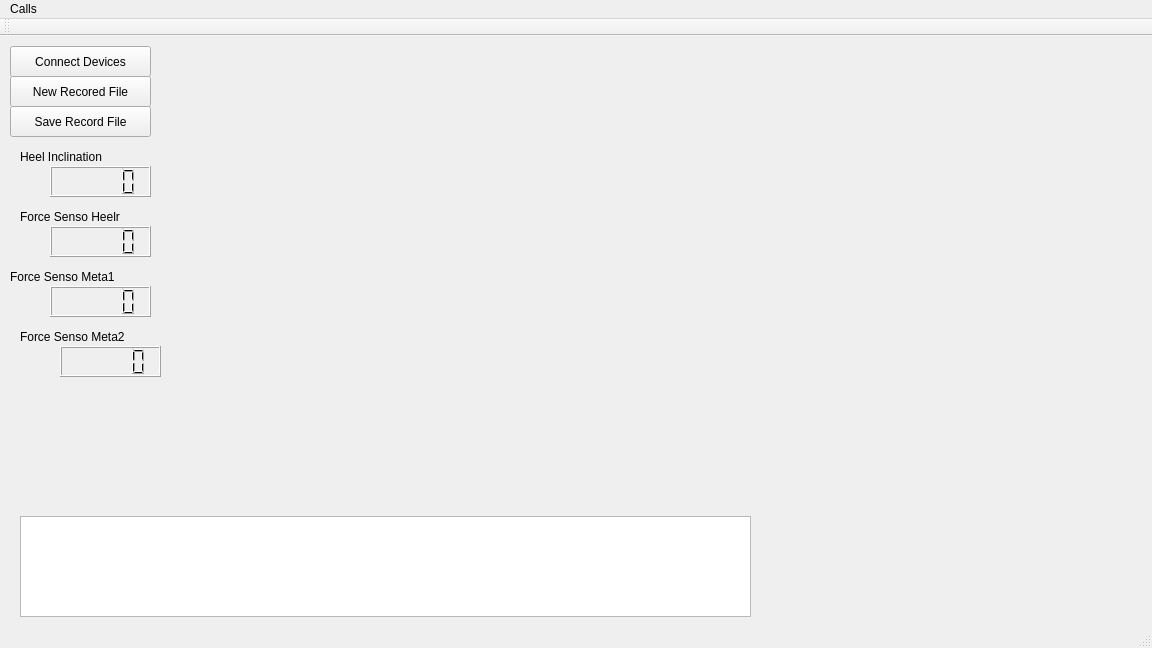
<?xml version="1.0" encoding="UTF-8"?>
<ui version="4.0">
 <class>MainWindow</class>
 <widget class="QMainWindow" name="MainWindow">
  <property name="geometry">
   <rect>
    <x>0</x>
    <y>0</y>
    <width>1152</width>
    <height>648</height>
   </rect>
  </property>
  <property name="windowTitle">
   <string>MainWindow</string>
  </property>
  <widget class="QWidget" name="centralWidget">
   <widget class="QPushButton" name="pushButton_ConnectDevice">
    <property name="geometry">
     <rect>
      <x>10</x>
      <y>10</y>
      <width>141</width>
      <height>31</height>
     </rect>
    </property>
    <property name="text">
     <string>Connect Devices</string>
    </property>
   </widget>
   <widget class="QTextBrowser" name="textBrowser_status">
    <property name="geometry">
     <rect>
      <x>20</x>
      <y>480</y>
      <width>731</width>
      <height>101</height>
     </rect>
    </property>
   </widget>
   <widget class="QLCDNumber" name="lcdNumber_heelAngle">
    <property name="geometry">
     <rect>
      <x>50</x>
      <y>130</y>
      <width>101</width>
      <height>31</height>
     </rect>
    </property>
   </widget>
   <widget class="QPushButton" name="pushButton_save_file">
    <property name="geometry">
     <rect>
      <x>10</x>
      <y>70</y>
      <width>141</width>
      <height>31</height>
     </rect>
    </property>
    <property name="text">
     <string>Save Record File</string>
    </property>
   </widget>
   <widget class="QPushButton" name="pushButton_newFile">
    <property name="geometry">
     <rect>
      <x>10</x>
      <y>40</y>
      <width>141</width>
      <height>31</height>
     </rect>
    </property>
    <property name="text">
     <string>New Recored File</string>
    </property>
   </widget>
   <widget class="QLabel" name="label_heel">
    <property name="geometry">
     <rect>
      <x>20</x>
      <y>110</y>
      <width>121</width>
      <height>21</height>
     </rect>
    </property>
    <property name="text">
     <string>Heel Inclination</string>
    </property>
   </widget>
   <widget class="QLabel" name="label_force_heel">
    <property name="geometry">
     <rect>
      <x>20</x>
      <y>170</y>
      <width>121</width>
      <height>21</height>
     </rect>
    </property>
    <property name="text">
     <string>Force Senso Heelr</string>
    </property>
   </widget>
   <widget class="QLCDNumber" name="lcdNumber_force_heel">
    <property name="geometry">
     <rect>
      <x>50</x>
      <y>190</y>
      <width>101</width>
      <height>31</height>
     </rect>
    </property>
   </widget>
   <widget class="QLabel" name="label_force_heel_2">
    <property name="geometry">
     <rect>
      <x>10</x>
      <y>230</y>
      <width>141</width>
      <height>21</height>
     </rect>
    </property>
    <property name="text">
     <string>Force Senso Meta1</string>
    </property>
   </widget>
   <widget class="QLabel" name="label_force_heel_3">
    <property name="geometry">
     <rect>
      <x>20</x>
      <y>290</y>
      <width>141</width>
      <height>21</height>
     </rect>
    </property>
    <property name="text">
     <string>Force Senso Meta2</string>
    </property>
   </widget>
   <widget class="QLCDNumber" name="lcdNumber_force_heel_2">
    <property name="geometry">
     <rect>
      <x>50</x>
      <y>250</y>
      <width>101</width>
      <height>31</height>
     </rect>
    </property>
   </widget>
   <widget class="QLCDNumber" name="lcdNumber_force_heel_3">
    <property name="geometry">
     <rect>
      <x>60</x>
      <y>310</y>
      <width>101</width>
      <height>31</height>
     </rect>
    </property>
   </widget>
  </widget>
  <widget class="QMenuBar" name="menuBar">
   <property name="geometry">
    <rect>
     <x>0</x>
     <y>0</y>
     <width>1152</width>
     <height>23</height>
    </rect>
   </property>
   <widget class="QMenu" name="menuCalls">
    <property name="title">
     <string>Calls</string>
    </property>
    <addaction name="actionConnect"/>
    <addaction name="actionDisconnect"/>
    <addaction name="separator"/>
    <addaction name="actionExit"/>
   </widget>
   <addaction name="menuCalls"/>
  </widget>
  <widget class="QToolBar" name="mainToolBar">
   <attribute name="toolBarArea">
    <enum>TopToolBarArea</enum>
   </attribute>
   <attribute name="toolBarBreak">
    <bool>false</bool>
   </attribute>
  </widget>
  <widget class="QStatusBar" name="statusBar"/>
  <action name="actionConnect">
   <property name="text">
    <string>Connect</string>
   </property>
  </action>
  <action name="actionDisconnect">
   <property name="text">
    <string>Disconnect</string>
   </property>
  </action>
  <action name="actionExit">
   <property name="text">
    <string>Exit</string>
   </property>
  </action>
 </widget>
 <layoutdefault spacing="6" margin="11"/>
 <resources/>
 <connections/>
</ui>
